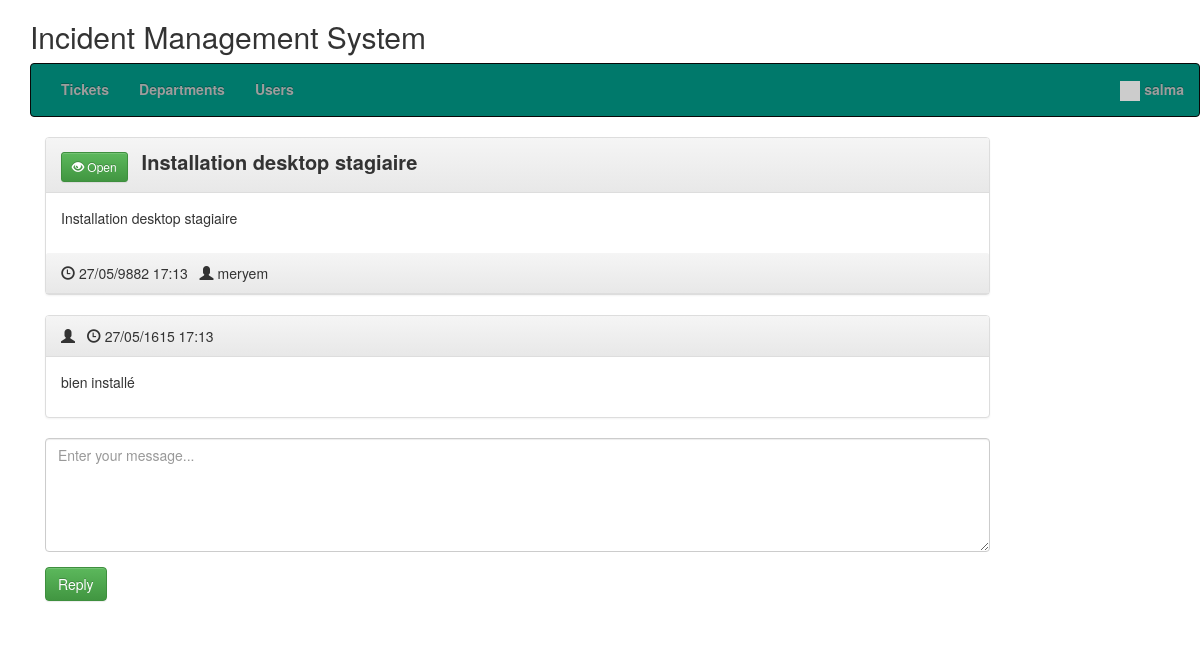
Screenshot of /view_ticket.php?id=6620dd7a056be (signed in) with the database file from the repository.
### tables this page shows
CREATE TABLE `hd_users` (
  `id` int(11) NOT NULL,
  `email` varchar(250) NOT NULL,
  `password` varchar(250) NOT NULL,
  `create_date` datetime NOT NULL DEFAULT current_timestamp(),
  `name` varchar(250) NOT NULL,
  `user_type` enum('admin','user') NOT NULL,
  `status` int(11) NOT NULL
);

CREATE TABLE `hd_tickets` (
  `id` int(11) NOT NULL,
  `uniqid` varchar(20) NOT NULL,
  `user` int(11) NOT NULL,
  `title` varchar(250) NOT NULL,
  `init_msg` text NOT NULL,
  `department` int(11) NOT NULL,
  `date` varchar(250) NOT NULL,
  `last_reply` int(11) NOT NULL,
  `user_read` int(11) NOT NULL,
  `admin_read` int(11) NOT NULL,
  `resolved` int(11) NOT NULL,
  `requestor_name` varchar(30) NOT NULL
);

CREATE TABLE `hd_ticket_replies` (
  `id` int(11) NOT NULL,
  `user` int(11) NOT NULL,
  `text` text NOT NULL,
  `ticket_id` text NOT NULL,
  `date` varchar(20) NOT NULL,
  `date_created` datetime NOT NULL
);

### class/Database.php (called while the page is built)
<?php
class Database {
    public function dbConnect() {
        static $DBH = null;
        if (is_null($DBH)) {
			$connection = new mysqli(HOST, USER, PASSWORD, DATABASE);
			if($connection->connect_error){
				die("Error failed to connect to MySQL: " . $connection->connect_error);
			} else {
				$DBH = $connection;
			}
        }
        return $DBH;
    }
}

### init.php (called while the page is built, shortened)
<?php
require 'class/Database.php';
require 'class/Users.php';
require 'class/Tickets.php';
$users = new Users;
$tickets = new Tickets;
?>

### class/Users.php (called while the page is built, shortened)
<?php
class Users extends Database {
	private $userTable = 'hd_users';
	private $dbConnect = false;
	public function __construct(){
        $this->dbConnect = $this->dbConnect();
    }
	public function getUserInfo() {
		if(!empty($_SESSION["userid"])) {
			$sqlQuery = "SELECT * FROM ".$this->userTable."
				WHERE id ='".$_SESSION["userid"]."'";
			$result = mysqli_query($this->dbConnect, $sqlQuery);
			$userDetails = mysqli_fetch_assoc($result);
			return $userDetails;
		}
	}
}

### class/Tickets.php (called while the page is built, shortened)
<?php
class Tickets extends Database {
    private $ticketTable = 'hd_tickets';
	private $ticketRepliesTable = 'hd_ticket_replies';
	private $dbConnect = false;
	public function __construct(){
        $this->dbConnect = $this->dbConnect();
    }
    public function ticketInfo($id) {
		$sqlQuery = "SELECT t.id, t.uniqid, t.title, t.user, t.init_msg as message, t.date, t.last_reply, t.resolved, u.name as creater, d.name as department
			FROM ".$this->ticketTable." t
			LEFT JOIN hd_users u ON t.user = u.id
			LEFT JOIN hd_departments d ON t.department = d.id
			WHERE t.uniqid = '".$id."'";
		$result = mysqli_query($this->dbConnect, $sqlQuery);
        $tickets = mysqli_fetch_assoc($result);
        return $tickets;
    }
	public function getTicketReplies($id) {
		$sqlQuery = "SELECT r.id, r.text as message, r.date, u.name as creater, d.name as department, u.user_type
			FROM ".$this->ticketRepliesTable." r
			LEFT JOIN ".$this->ticketTable." t ON r.ticket_id = t.id
			LEFT JOIN hd_users u ON r.user = u.id
			LEFT JOIN hd_departments d ON t.department = d.id
			WHERE r.ticket_id = '".$id."'";
		$result = mysqli_query($this->dbConnect, $sqlQuery);
       	$data= array();
		while ($row = mysqli_fetch_array($result, MYSQLI_ASSOC)) {
			$data[]=$row;
		}
        return $data;
    }
	public function updateTicketReadStatus($ticketId) {
		$updateField = '';
		if(isset($_SESSION["admin"])) {
			$updateField = "admin_read = '1'";
		} else {
			$updateField = "user_read = '1'";
		}
		$updateTicket = "UPDATE ".$this->ticketTable."
			SET $updateField
			WHERE id = '".$ticketId."'";
		mysqli_query($this->dbConnect, $updateTicket);
	}
}

### view_ticket.php (the view, shortened to what this page needs)
<?php
include 'init.php';
include('inc/header.php');
$ticketDetails = $tickets->ticketInfo($_GET['id']);
$ticketReplies = $tickets->getTicketReplies($ticketDetails['id']);
$user = $users->getUserInfo();
?>
<link rel="stylesheet" href="css/style.css" />
<?php include('inc/container.php');?>
<div class="container">
	<div class="row home-sections">
	<h2>Incident Management System</h2>
	<?php include('menus.php'); ?>
	</div>
	<section class="comment-list">
		<article class="row">
			<div class="col-md-10 col-sm-10">
				<div class="panel panel-default arrow left">
					<div class="panel-heading right">
					<?php if($ticketDetails['resolved']) { ?>
					<button type="button" class="btn btn-danger btn-sm">
					  <span class="glyphicon glyphicon-eye-close"></span> Closed
					</button>
					<?php } else { ?>
					<button type="button" class="btn btn-success btn-sm">
					  <span class="glyphicon glyphicon-eye-open"></span> Open
					</button>
					<?php } ?>
					<span class="ticket-title"><?php echo $ticketDetails['title']; ?></span>
					</div>
					<div class="panel-body">
						<div class="comment-post">
						<p>
						<?php echo $ticketDetails['message']; ?>
						</p>
						</div>
					</div>
					<div class="panel-heading right">
						<span class="glyphicon glyphicon-time"></span>
						<time class="comment-date" datetime="<?php echo date('Y-m-d H:i:s', strtotime($ticketDetails['date'])); ?>">
						<i class="fa fa-clock-o"></i> <?php echo date('d/m/Y H:i', strtotime($ticketDetails['date'])); ?>
						</time>
						&nbsp;&nbsp;<span class="glyphicon glyphicon-user"></span> <?php echo $ticketDetails['creater']; ?>
					</div>
				</div>
			</div>
		</article>
		<?php foreach ($ticketReplies as $replies) { ?>
			<article class="row">
				<div class="col-md-10 col-sm-10">
					<div class="panel panel-default arrow right">
						<div class="panel-heading">
							<?php if($replies['user_type'] == 'admin') { ?>
								<span class="glyphicon glyphicon-user"></span>
							<?php } else { ?>
								<span class="glyphicon glyphicon-user"></span> <?php echo $ticketDetails['creater']; ?>
							<?php } ?>
							&nbsp;&nbsp;<span class="glyphicon glyphicon-time"></span>
							<time class="comment-date" datetime="<?php echo date('Y-m-d H:i:s', strtotime($replies['date'])); ?>">
							<i class="fa fa-clock-o"></i> <?php echo date('d/m/Y H:i', strtotime($replies['date'])); ?></time>
						</div>
						<div class="panel-body">
							<div class="comment-post">
							<p>
							<?php echo $replies['message']; ?>
							</p>
							</div>
						</div>
					</div>
				</div>
			</article>
		<?php } ?>
		<form method="post" id="ticketReply">
			<article class="row">
				<div class="col-md-10 col-sm-10">
					<div class="form-group">
						<textarea class="form-control" rows="5" id="message" name="message"
						placeholder="Enter your message..." required></textarea>
					</div>
			</div>
			</article>
			<article class="row">
				<div class="col-md-10 col-sm-10">
					<div class="form-group">
						<input type="submit" name="reply" id="reply" class="btn btn-success" value="Reply" />
					</div>
				</div>
			</article>
		</form>
	</section>
</div>
<?php include('inc/footer.php');?>

### menus.php (shortened to what this page needs)
<nav class="navbar navbar-inverse" style="background:#00796B;color:#f6f8f9;font-weight:bold;">
	<div class="container-fluid">
		<ul class="nav navbar-nav menus">
			<li id="ticket"><a href="ticket.php" >Tickets</a></li>
			<?php if(isset($_SESSION["admin"])) { ?>
				<li id="department"><a href="department.php" >Departments</a></li>
				<li id="user"><a href="user.php" >Users</a></li>
			<?php } ?>
		</ul>
		<ul class="nav navbar-nav navbar-right">
			<li class="dropdown">
				<a href="#" class="dropdown-toggle" data-toggle="dropdown"><span class="label label-pill label-danger count"></span>
				<img src="//gravatar.com/avatar/<?php echo md5($user['email']); ?>?s=100" width="20px">&nbsp;<?php if(isset($_SESSION["userid"])) { echo $user['name']; } ?></a>
			</li>
		</ul>
	</div>
</nav>

### css/style.css (style rules this page uses)
.ticket-title { font-weight:bold; font-size:20px; margin-left:10px; }

### rows the page displays
hd_users: name "salma"
hd_tickets: title "Installation desktop stagiaire", init_msg "Installation desktop stagiaire", date "27/05/9882 17:13", hd_users.name "meryem"
hd_ticket_replies: date "27/05/1615 17:13", text "bien installé"
